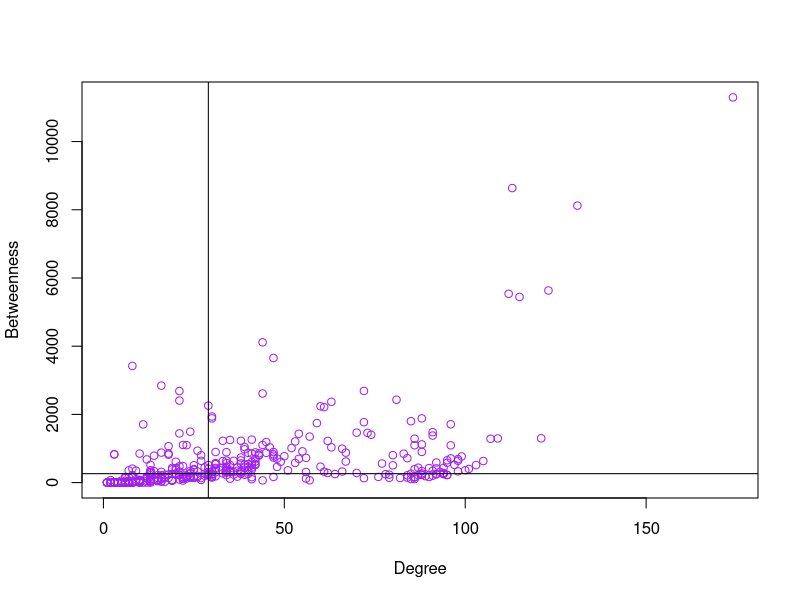

Recreate this plot in R. (Note: this script raises an error after producing the figure.)
##### ##### ##### APLICAÇÃO DE BIOLOGIA DE SISTEMAS NO PROETO DE DOUTORADOA ##### ##### #####

###### Bibliotecas e pacotes importantes #####
library(dplyr)
library(igraph)
library(data.table)

###### Etapa 1 ##### Centralidades (Degree and Betweennes)

#Importando dados
network <- read.csv("04_string_cs_degree_betweenes.csv", stringsAsFactors = FALSE)
node_deg_bet <- network[,c(3,2,1)]


# Gráfico e linhas de média para definição dos quadrantes
plot(node_deg_bet$Degree.unDir, node_deg_bet$Betweenness.unDir, xlab="Degree", ylab ="Betweenness", col = "purple")
abline(h = median(node_deg_bet$Betweenness.unDir), v = median(node_deg_bet$Degree.unDir))

# Classificação de Grupamentos e Gargalos(Hubs e Bottlenecks)
g_h_b <- node_deg_bet[node_deg_bet$Degree.unDir > median(node_deg_bet$Degree.unDir)&(node_deg_bet$Betweenness.unDir > median(node_deg_bet$Betweenness.unDir)),]
g_h_nb <- node_deg_bet[node_deg_bet$Degree.unDir > median(node_deg_bet$Degree.unDir)&(node_deg_bet$Betweenness.unDir < median(node_deg_bet$Betweenness.unDir)),]
g_nh_b <- node_deg_bet[node_deg_bet$Degree.unDir < median(node_deg_bet$Degree.unDir)&(node_deg_bet$Betweenness.unDir > median(node_deg_bet$Betweenness.unDir)),]
g_nh_nb <- node_deg_bet[node_deg_bet$Degree.unDir < median(node_deg_bet$Degree.unDir)&(node_deg_bet$Betweenness.unDir < median(node_deg_bet$Betweenness.unDir)),]

# Criando coluna e nomeando conforme classificação
g_h_b$Centralities <- "HB"
g_h_nb$Centralities <- "HnB"
g_nh_b$Centralities <- "nHB"
g_nh_nb$Centrlities <- "nHnB"

node_centrality <- rbind(g_h_b, g_h_nb, g_nh_b, g_nh_nb)

#save.image("~/Downloads/Untitled.RData")

##### FIM ##### B. A. R. T.
